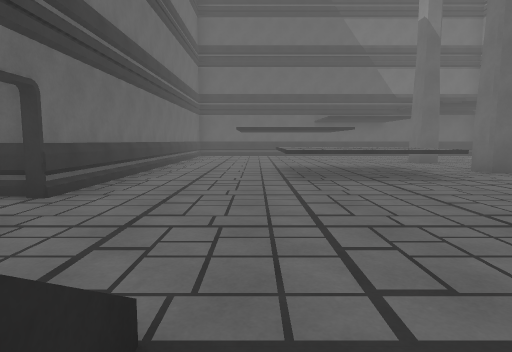
[1] (above)

16 first-person views from a walk through a 3-D level made in the Unity game engine. The camera is 1.3 m above the floor, tilts 6° down and sees 75° across. The floor is counted in squares, 2 m on a side. Each view is taken from the middle of a square. On the plan, view 1 faces up. The plan holds only what a view shows up to about 10 squares ahead; the rest is blank. The place goes on beyond the plan. The player is left out.

[2]
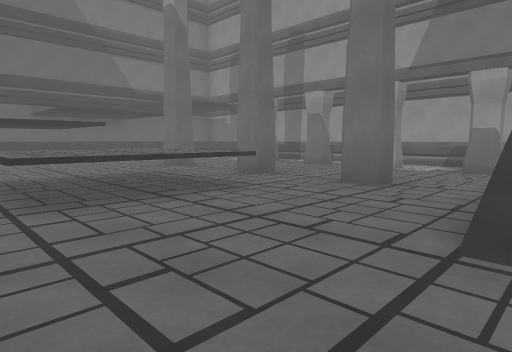

[3]
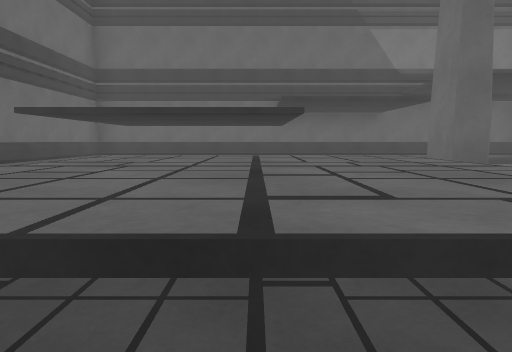

[4]
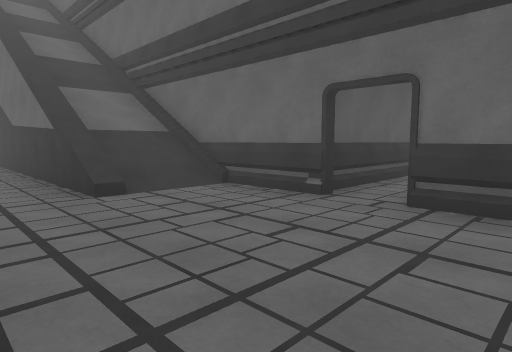

[5]
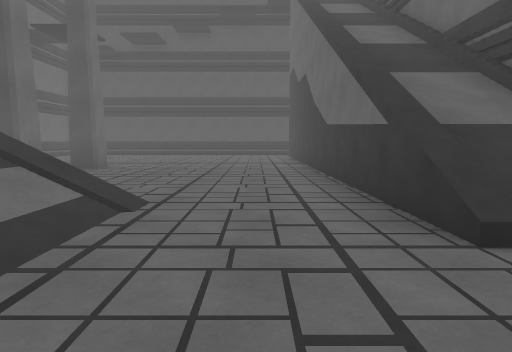

[6]
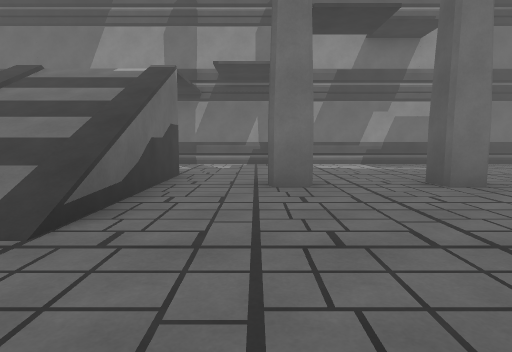

[7]
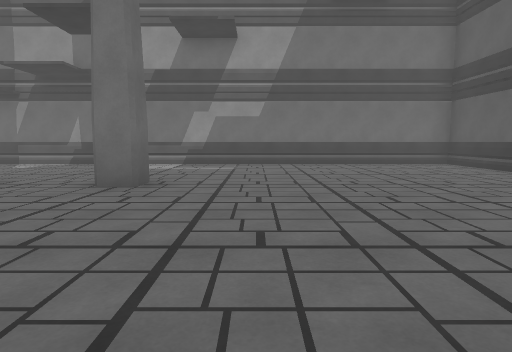

[8]
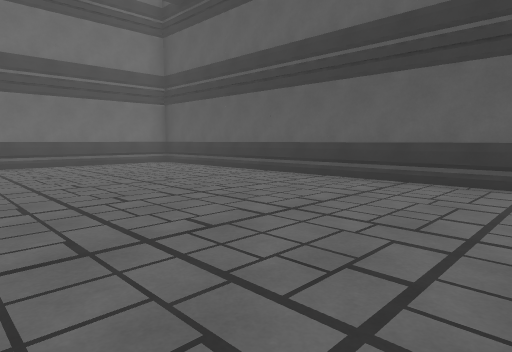

[9]
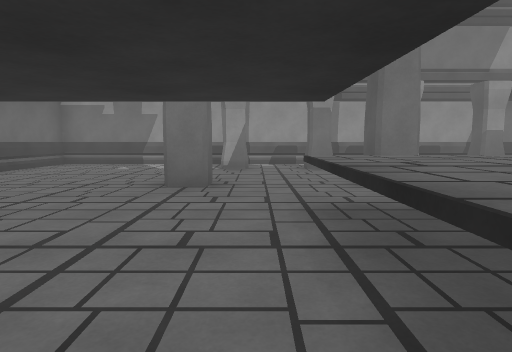

[10]
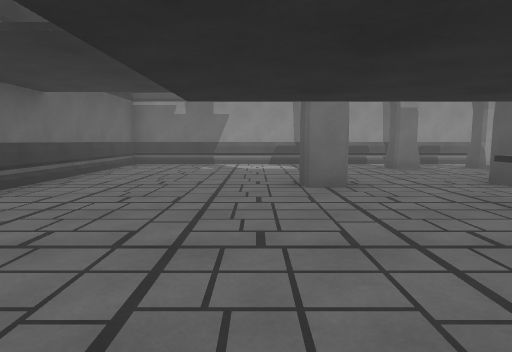

[11]
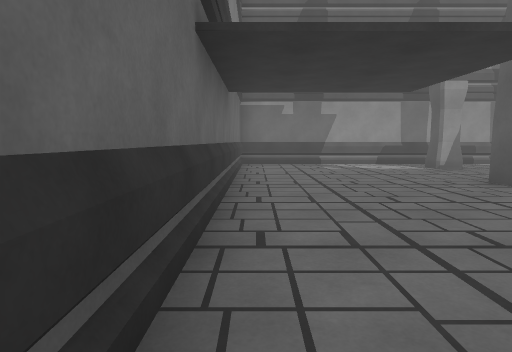

[12]
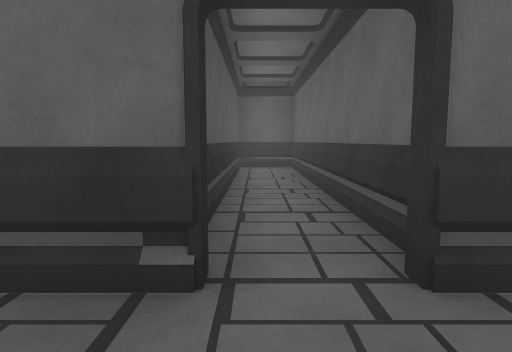

[13]
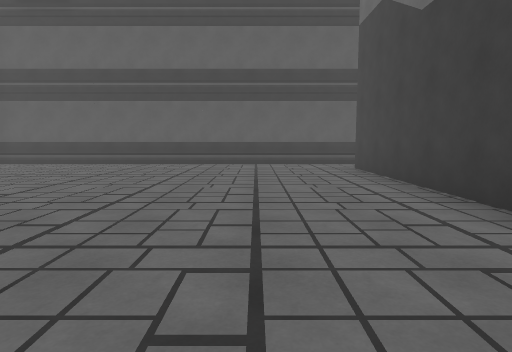

[14]
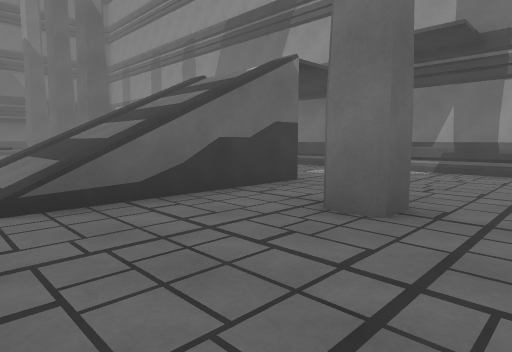

[15]
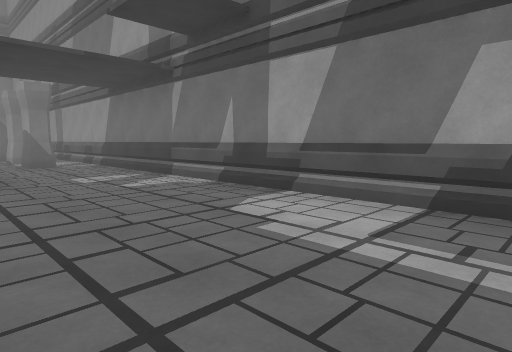

[16]
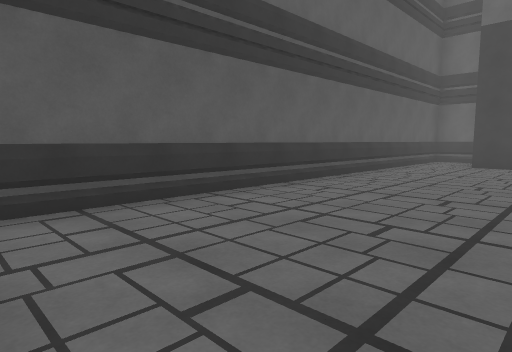

### Floor plan
Key: @ floor where view 1 was taken; # wall or solid block; . floor; / step, stairs or slope; = window, fence, low wall or low ledge; ^ raised ledge.
Columns run from 10 left of view 1 to 10 right of it. Each row starts with its distance up from view 1.
 15         #############
 14        # ...........#
 13        #   .........#
 12        #   .........#
 11        #  ..........#
 10        #.......#..#.#
  9        #............#
  8        #...^^^....#.#
  7        #...^^^.#....#
  6        #...^^^....#.#
  5        #.......#....#
  4 ########..........#.#
  3 #...................#
  2 ########.....////...#
  1        #/#...////...#
  0        #//@..=///...#
 -1        #//..........#
 -2        #//.....#....#
 -3        #//..........#
 -4        #//..........#
 -5        #//.....#....#
 -6        #//..........#
 -7         //..........#
 -8          /..........#
 -9           ..........#
-10           ..........#
-11        #//..........#
-12        #............#
-13        ##############

Where each view was taken, in squares from view 1:
view 1: 0 up, 0 right, facing up
view 2: 2 up, 0 right, facing up-right
view 3: 5 up, 2 right, facing up
view 4: 5 up, 1 right, facing down-left
view 5: 3 up, 1 right, facing down
view 6: 2 down, 0 right, facing right
view 7: 7 down, 0 right, facing right
view 8: 7 down, 0 right, facing down-right
view 9: 9 up, 0 right, facing right
view 10: 11 up, 0 right, facing right
view 11: 14 up, 0 right, facing right
view 12: 3 up, 1 left, facing left
view 13: 3 down, 2 right, facing down
view 14: 4 down, 2 right, facing up-right
view 15: 6 down, 6 right, facing up-right
view 16: 9 down, 9 right, facing down-left
